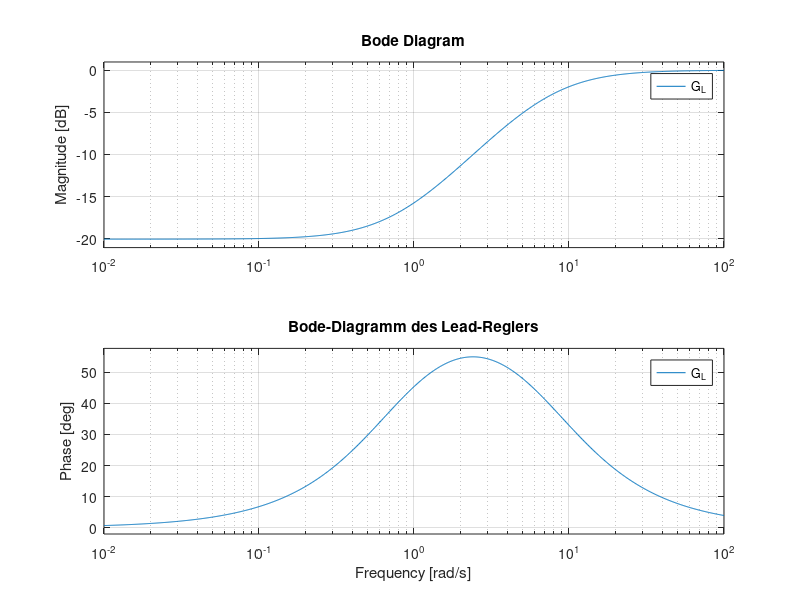

Write MATLAB code to recreate this figure. (Note: this script raises an error after producing the figure.)
clc, clear variables
%% parameters and models

g = 9810; % Erdbeschleunigung in mm/s^2

% model plant: angle -> ball position
% hollow sphere
G_Ball = tf(3*g, [5 0 0]);

% servo data
%load chirp_184_lpf/data_00.mat
load chirp_powerhd/data_00.mat

%% lead-controller design

% --- 1. Gegebene Parameter ---
phi_m = 55;         % Phaxsenreserve in Grad
w_d = 2.4;          % Durchtrittsfrequenz in rad/s

% --- 2. alpha berechnen ---
% Die Funktion sind() erwartet den Winkel praktischerweise direkt in Grad
alpha = (1 - sind(phi_m)) / (1 + sind(phi_m));

% --- 3. Frequenzen berechnen ---
%w_m = w_d / sqrt(alpha); % Kompensationsverfahren
w_m = w_d;

% Nullstelle (w_z) und Polstelle (w_p)
w_z = w_m * sqrt(alpha);
w_p = w_m / sqrt(alpha);

% --- 4. Zeitkonstanten Tv und Tf berechnen ---
T_v = 1 / w_z;
T_f = 1 / w_p;

% --- 6. Übertragungsfunktionen (Control System Toolbox) ---
s = tf('s');

% Variante 1: G_L in der Pol-Nullstellen-Form
G_L = (s + w_z) / (s + w_p);

% --- 7. Werte zur Kontrolle in der Console ausgeben ---
fprintf('--- Berechnete Werte ---\n');
fprintf('alpha = %.4f\n', alpha);
fprintf('w_m   = %.2f rad/s\n', w_m);
fprintf('w_z   = %.4f rad/s\n', w_z);
fprintf('w_p   = %.4f rad/s\n', w_p);
fprintf('T_v   = %.4f s\n', T_v);
fprintf('T_f   = %.4f s\n', T_f);

% --- 8. Bode-Diagramm ---
figure(1);
bode(G_L);
grid on;
title('Bode-Diagramm des Lead-Reglers');

%% --- Load and Identify Servo ---
%load('chirp_184_lpf/data_00.mat'); 

t = data.time;
Ts = mean(diff(t));          
fs = 1/Ts;                   

% Signale extrahieren
u = data.values(:,3);    % Input
y = data.values(:,10);   % Output

% 1. FRD (Messdaten) berechnen wie bisher
Nest = round(15 / Ts);
win = hann(Nest);
noverlap = round(0.5 * Nest);
[gest, freq] = tfestimate(u, y, win, noverlap, [], fs);
Gest = frd(gest, freq, Ts, 'Units', 'Hz');

% 2. Parametrisches Modell (G_servo) schätzen
% WICHTIG: u und y statt u_servo/y_servo nutzen!
z = iddata(y - mean(y), u - mean(u), Ts);

% --- Manueller Beschnitt der Daten ---
f_min = 1; % Hz
f_max = 80.0; % Hz (Etwas Puffer um deine 1-1.5 Hz)

% Indizes finden, die in unserem Wunschbereich liegen
idx = (Gest.Frequency >= f_min) & (Gest.Frequency <= f_max);

% Ein neues, kleineres FRD-Objekt erstellen
Gest_focus = frd(Gest.ResponseData(idx), Gest.Frequency(idx), Ts, 'Units', 'Hz');

np = 2;
nz = 0;
% Jetzt ohne WeightingFilter schätzen (da die Daten eh schon beschnitten sind)
G_Servo = tfest(Gest_focus, np, nz, 'IODelay', NaN);

% G_Servo =
% 
%                           4692 s - 5.057e05
%  exp(-0.008*s) * -----------------------------------
%                  s^3 + 34.35 s^2 + 3188 s - 5.139e05


fprintf('Servo Model Generated. Fit: %.2f%%\n', G_Servo.Report.Fit.FitPercent);


% --- Korrigierter Plot-Teil ---
figure(2)
clf; % Fenster leeren

% 1. Grafik-Optionen erstellen (Wichtig: bodeoptions, nicht tfestOptions!)
plotOpts = bodeoptions;
plotOpts.FreqUnits = 'Hz';
plotOpts.Grid = 'on';
plotOpts.XLim = [0.1, 100];

% --- SCHRIFTGRÖSSEN DIREKT HIER SETZEN ---
plotOpts.Title.FontSize = 26;
plotOpts.Title.FontWeight = 'bold';
plotOpts.XLabel.FontSize = 20;
plotOpts.XLabel.FontWeight = 'bold';
plotOpts.YLabel.FontSize = 20;
plotOpts.YLabel.FontWeight = 'bold';
plotOpts.TickLabel.FontSize = 20;
plotOpts.TickLabel.FontWeight = 'bold';

% 2. Der Vergleichs-Plot
% Wir nutzen bodeplot mit den richtigen Optionen
h = bodeplot(Gest, 'b', G_Servo, 'r--', plotOpts);

% 3. Phasen-Limit manuell erzwingen (da bodeoptions das manchmal ignoriert)
ax = findall(gcf, 'Type', 'axes');
if ~isempty(ax)
    % ax(1) ist meistens die Phase
    ylim(ax(1), [-360, 10]);
end
title('')
sgtitle(['Servo Model Validation: Fit = ', num2str(G_Servo.Report.Fit.FitPercent, '%.1f'), '%'], 'FontSize', 26);
legend('Measured Data (G_meas)', 'Model (G_servo)', 'Location', 'southwest');



%%
Kp = 0.2383;
fcut = 4; % Cutoff-Frequenz in Hz
tau = 1 / (2 * pi * fcut)

% Roll-off Frequenz
tau_ro = 1 / (2 * pi * 1 * fcut) 

% Der Roll-Off Filter (PT1-Glied), der hohe Frequenzen dämpft
F_RollOff = 1 / (tau_ro * s + 1);

% Zum Vergleich auch das reine DT1 Glied
G_DT1 = s / (tau * s + 1);

% --- Kombination (Lead-Regler + Supervisor Filter) ---
% Die Systeme werden multipliziert (in Reihe geschaltet)
G_C = Kp * G_L * F_RollOff; %

% Vorfilter für Nullstellenkompensation berechnen:

s = tf('s');
z = zero(G_C)
G_V_dyn = 1 / (s - z(1));

% für später
% G_V_dyn = 1 / ((s - z(1)) * (s - z(2)));
k_vorfilter = 1 / dcgain(G_V_dyn);

G_V = k_vorfilter * G_V_dyn;

% --- Visualisierung im Bode-Diagramm ---
figure(3);
% Variablen hier korrigiert!
bode(G_L, 'b', G_C, 'r--', F_RollOff, 'k:');
grid on;
title('Bode-Diagramm: Regler-Bausteine');
legend('Reiner Lead (G_L)', 'Kompletter Regler (G_C)', 'Nur RollOff (G_RollOff)');

% Kamera Totzeit
L_kamera = 0.016;
G_delay_kamera = tf(1, 1, 'IODelay', L_kamera);

% Umrechnung Grad zu Rad (cpp RECHNET MIT grad/mm)
Umrechnung_Grad_zu_Rad = pi / 180;

% Plant
G_Plant = G_Ball * G_delay_kamera  * G_Servo * Umrechnung_Grad_zu_Rad;




% --- Analyse des Offenen Regelkreises ---
figure(4); clf;
G_OpenLoop = G_C * G_Plant;
margin(G_OpenLoop);
grid on;

% Hole die Achsen (Subplots) des aktuellen Figures
ax = findall(gcf, 'Type', 'axes'); 

% WICHTIG: 
% ax(1) ist der Phasen-Plot (unten)
% ax(2) ist der Amplituden-Plot (oben)

% 1. X-Achse (Frequenz) für BEIDE Plots setzen
set(ax, 'XLim', [0.1, 100]); 

% 2. Y-Achse für die Phase (unten) setzen
ylim(ax(1), [-180, -90]); 

% 3. Y-Achse für die Amplitude (oben) setzen
% (Hier kannst du deine gewünschten dB-Grenzen eintragen)
ylim(ax(2), [-60, 40]); 

title(ax(2), 'Offener Regelkreis (Strecke + Regler)'); % Titel gehört auf den oberen Plot


%% Hole die Verstärkung (Magnitude) bei der Wunschfrequenz w_d
[mag, ~] = bode(G_OpenLoop, w_d);

% Berechne das korrekte Kp (Kehrwert der Verstärkung)
Kp = 1 / mag;

fprintf('Berechnetes Kp für wd = %.2f: %.4f\n', w_d, Kp);



%% Setpoint filter of ball position

Gcl = feedback(G_OpenLoop, 1);

Tf = 1.0;
F = tf(1, [Tf, 1]); % 1 / (Tf*s + 1)

figure(5)

step(Gcl, G_V * Gcl, F * Gcl), grid on, legend('Gcl', 'G_V * Gcl', 'F * Gcl')

%% Static (steady-state) kalman filter

% 3*g * u = 5 * ddx
A = [[0 1]; [0 0]];
B = [0; 3/5*g];
C = [1 0];
% D = 0;
Ts = 0.001;

% euler discretization, could also be zoh
A = eye(size(A)) + Ts * A;
B = Ts * B;

% % zoh
% M = expm([A, B; zeros(1,3)] * Ts);
% A = M(1:2,1:2);
% B = M(1:2,3);

% static kalman-filter
R = 0.006 / Ts; % tune here
% Q = B * B.' * 1 * Ts;
Q = diag([1 100]);
H = dlqr(A.', C.', Q, R).';

% extend with disturbance input
Ae = [[A, B]; [0, 0, 1]];
Be = [B; 0];
Ce = [C, 0];

% static kalman-filter for with input disturbance estimator
Qe = Q;
Qe(3,3) = 1e-2; % you need to add the penalty for the disturbance extra!
He = dlqr(Ae.', Ce.', Qe, R).';

% position sensor runs 20-times slower
Ts_pos = 20 * Ts;

G_DT1 = c2d(tf([1 0], [1/(2*pi*1) 1]), Ts, 'tustin');

% - you can also formulate output disturbances
% - you can also formulate the disturbance dynamics not as integrator but
%   as a lowpass type, this sometimes helps with observability

% --- Simulation des Kalman-Filters ---
t_sim = 0:Ts:4; % 2 Sekunden Simulation
true_pos = sin(2*pi*0.5*t_sim); % Die "echte" Bewegung (Sinus)
noise = 0.05 * randn(size(true_pos)); % Kamera-Rauschen simulieren
measured_pos = true_pos + noise;

% Speicher für die Ergebnisse
x_hat = [0; 0]; % Startzustand [Position; Geschwindigkeit]
pos_est = zeros(size(true_pos));
vel_est = zeros(size(true_pos));

% Simulations-Schleife (wie später auf dem Microcontroller)
for k = 1:length(t_sim)
    % 1. Prediction (Physik)
    x_hat = A * x_hat + B * 0; % Hier u=0 angenommen
    
    % 2. Correction (Kamera-Update)
    % Nur alle 20ms ein Update
    if mod(k, 20) == 0
        y_meas = measured_pos(k);
        x_hat = x_hat + H * (y_meas - C * x_hat);
    end
    
    pos_est(k) = x_hat(1);
    vel_est(k) = x_hat(2);
end

figure(10)
subplot(2,1,1)
plot(t_sim, measured_pos, 'g.', t_sim, true_pos, 'k', t_sim, pos_est, 'r', 'LineWidth', 1.5)
title('Kalman-Filter: Positions-Schätzung')
legend('Verrauschte Kamera', 'Echte Position', 'Kalman Schätzung')

subplot(2,1,2)
plot(t_sim, vel_est, 'r', 'LineWidth', 1.5)
title('Vom Kalman-Filter geschätzte Geschwindigkeit')
grid on
